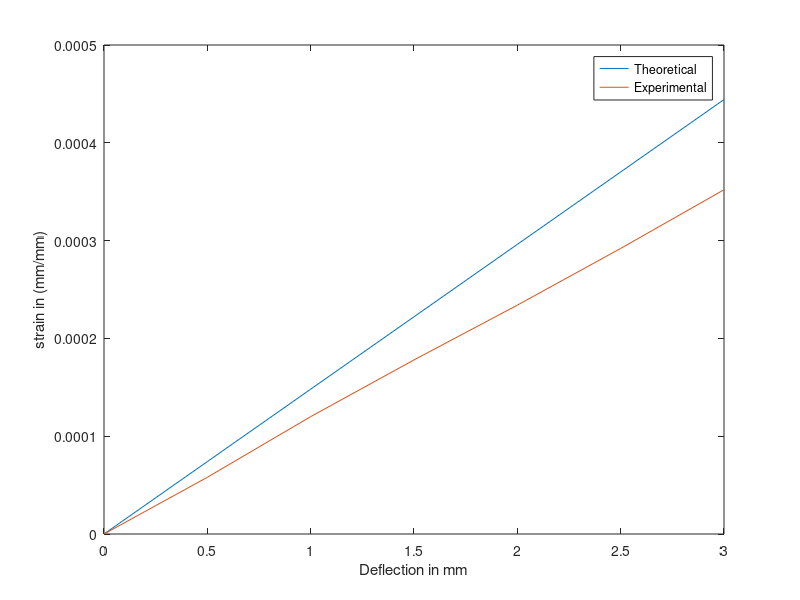

MATLAB code for this plot: (Note: this script raises an error after producing the figure.)
%% Readme    
% 
n = [27,34];  
r = [2.85,2.88]/2/1000 ;    % in m
R = [41.8,31.96]/2/1000;    % in m
G = 20 *10^9;               % in pascals   (Enter appropriate value)
k = (G/4) *((r.^4)./(R.^3))./n;   % theoretical values for spring 1 ,spring2

%Note : variable kt generated in the workspace is spring constant obtained after linear regression  
%       variable ktt1,ktt2 represent piecewise spring constants 

%%  Spring 1
s1 = [0,410,409;200,411,410;400,412,413;600,414,415;800,416,418;1000,421,421];
s1=s1/1000;
sp1 = [s1(:,1), (s1(:,2)+s1(:,3))/2];
sp1(:,2) = sp1(:,2)-sp1(1,2);
plot(sp1(:,1),sp1(:,2));
xlabel('Load in Kg');
ylabel('Deflection in m');
title('Spring 1');
pause;
% y = p1*x + p2; ,p1=.011286 ,p2 =.40852
p1=.011286;
kt1 = 1/p1;

g = -sp1(1:5,:)+ sp1(2:end,:); 
ktt1= g(:,1)./g(:,2); 

%%  Spring 2

s2 = [0,9.85,9.82;2,8.8,8.74;2.5,8.27,8.13;3,7.86,7.7;3.5,7.29,7.29];
s2(:,2:3)=s2(:,2:3)/100;
sp2 = [s2(:,1), (s2(:,2)+s2(:,3))/2];
sp2(:,2)= sp2(:,2)-sp2(1,2);
plot(sp2(:,1),-sp2(:,2));
xlabel('Load in Kg');
ylabel('Deflection in m');
title('Spring 2');
% y = p1*x + p2; ,p1=.0071644 ,p2 =.099512
p1=.0071644;
kt2 = 1/p1;
kt = [kt1,kt2];
g = -sp2(1:4,:)+ sp2(2:end,:); 
ktt2= g(:,1)./g(:,2); 
pause;
%% Nonlin spring
s3 = [0,7.5,7.8;200,7.1,6.9;400,6.0,5.8;600,5.2,5.1;800,4.4,4.2;1000,3.2,3.2];
s3(:,2:3)=s3(:,2:3)/100;
s3(:,1)=s3(:,1)/1000;
sp3 = [s1(:,1), (s3(:,2)+s3(:,3))/2];
sp3(:,2)= sp3(:,2)-sp3(1,2);
plot(sp3(:,1),-sp3(:,2));
xlabel('Load in Kg');
ylabel('Deflection in m');
title('Spring 3 (Nonlinear spring)');
pause;

%% strain gauge
b = 24.89 /1000; % in m
h = 6.27/1000 ;  % in m
lo = 25/100;     % in m
l1 = 24.6/100;   % in m
E = 690*10^9 ;   % in Pascals
del = (0:0.5:3)/1000; % in m
Izz = 1/12 *b*h^3; 
% Theoretical
P= del*3*E*Izz/lo^3   ;
M = P*l1;
sigma = M/Izz*h/2 ;
e     = sigma /E;    % theoretical strain

% Experimental
ep = 10^-6*[0,58,120,178,234,292,352];
%Error
error = (e-ep)*10^6;
plot(del*1000,e,del*1000,ep);
xlabel('Deflection in mm');
ylabel('strain in (mm/mm)');
legend('Theoretical','Experimental');

%% Regression

m1 = Regression( sp1 );
m2 = Regression( sp2 );
x1  = sp1(:,1); 
y1  = m1*x1;
x2  = sp2(:,1); 
y2  = m2*x2;
plot(sp1(:,1),sp1(:,2));
xlabel('Load in Kg');
ylabel('Deflection in m');
title('Spring 1');
hold on;
plot(x1,y1);
legend('Experimental','Regression');
pause;
hold off;
plot(sp2(:,1),-sp2(:,2));
xlabel('Load in Kg');
ylabel('Deflection in m');
title('Spring 2');
hold on;
plot(x2,-y2);
legend('Experimental','Regression');
pause;
